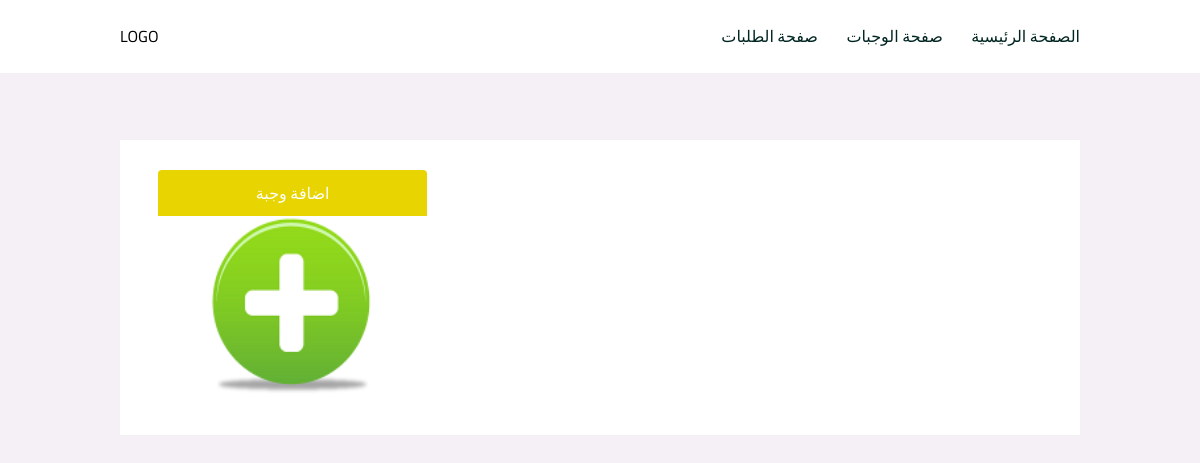
The page /admin/meals on the database as committed earlier.
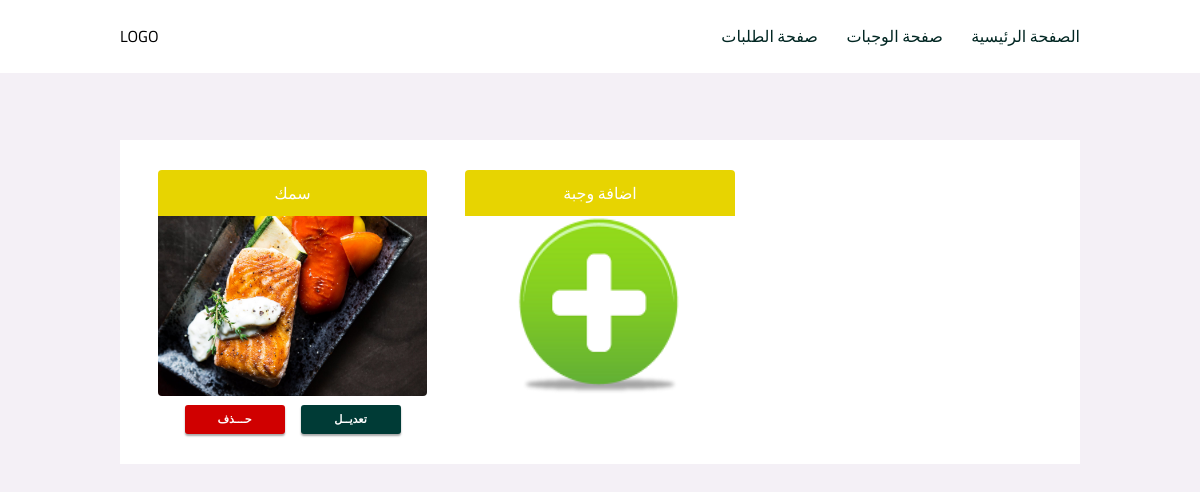
The same page on the database as committed later.
### main.py (models this page shows)
class Meals(db.Model):
    id = db.Column(db.Integer, primary_key=True, autoincrement=True)
    name = db.Column(db.String(50), nullable=False)
    desc = db.Column(db.Text)
    price = db.Column(db.Numeric(10, 2))
    requests = db.relationship('Requests', backref='meal')
    photo_id = db.Column(db.Integer, db.ForeignKey('photos.id'))

class Photos(db.Model):
    id = db.Column(db.Integer, primary_key=True, autoincrement=True)
    url = db.Column(db.Text, nullable=False)
    meals = db.relationship('Meals', backref='photo')

### main.py (the view)
@app.route('/admin/meals')
def show_meals_for_admin():
    meals = o.get_all_meal()
    return render_template('show-meals-for-admin.html', meals=meals)

### main.py (called while the page is built)
    def get_all_meal(self):
        return Meals.query.all()

### templates/show-meals-for-admin.html (shortened to what this page needs)
<!DOCTYPE html>
<html lang="en">
  <head>
    <link href="{{ url_for('static', filename='style/style.css') }}" rel="stylesheet">
  </head>
  <body>
    <header id="header">
      <p>LOGO</p>
      <nav class="header-nav">
        <a href="#">الصفحة الرئيسية</a>
        <a href="#">صفحة الوجبات</a>
        <a href="#">صفحة الطلبات</a>
      </nav>
    </header>
    <main id="main-edit">
      <section class="meals-container">
        {% for meal in meals %}
          <div class="meal">
          <p>{{meal.name}}</p>
          <img src="{{meal.photo.url}}" />
          <div>
            <button onclick="location.href='{{url_for('delete_meal',id = meal.id)}}'" class="delete-btn">حـــذف</button>
            <button  onclick="location.href='{{url_for('update_meal',id = meal.id)}}'" class="edit-btn">تعديــل</button>
          </div>
          </div>
        {% endfor %}
        <div class="meal">
          <p>اضافة وجبة </p>
          <a href="/admin/meals/add_meal"><img src="/static/images/assets/add1.png"
                                               style="height: 180px; padding: 1px 50px;"/></a>
        </div>
      </section>
    </main>
  </body>
</html>

### static/style/style.css (style rules this page uses)
* { margin: 0; padding: 0; box-sizing: border-box; }
body { min-width: 960px; font-family: "Cairo", sans-serif; }
a { text-decoration: none; white-space: nowrap; }
#header { padding: 1.333rem 10%; display: flex; justify-content: space-between; background-color: white; }
#header .header-nav { display: flex; flex-direction: row-reverse; }
#header .header-nav > a { margin-right: 1.777rem; color: #012622; transition: opacity ease-in-out 300ms; }
#header .header-nav a:first-of-type { margin: 0; }
#main-edit { padding: 4.209rem 10%; min-height: calc(100vh - 2.666rem - 30px); background: #f4f0f6; }
#main-edit .meals-container { margin-bottom: 1.777rem; padding: 1.888rem 2.369rem; display: grid; grid-template-columns: 1fr 1fr 1fr; grid-gap: 2.369rem; background: white; }
#main-edit .meal { width: 100%; }
#main-edit .meal > p:first-of-type { padding: 8px 0; color: white; background: #e7d401; text-align: center; border-radius: 4px 4px 0 0; }
#main-edit .meal img { width: 100%; max-width: 100%; height: 180px; border-radius: 0 0 4px 4px; }
#main-edit .meal > div:last-of-type { display: flex; justify-content: center; }
#main-edit .delete-btn, #main-edit .edit-btn { padding: 8px; width: 100px; color: white; background: #003b36; border: none; border-radius: 3px; font-weight: 600; box-shadow: 0 2px 2px #01040457; cursor: pointer; text-align: center; transition: opacity ease-in-out 300ms; font-size: 0.7rem; }
#main-edit .edit-btn { margin-left: 8px; }
#main-edit .delete-btn { margin-right: 8px; background: #d00000; }

Rows that differ between the two databases and show on the page:
added Meals: name "سمك", photo (picture)
